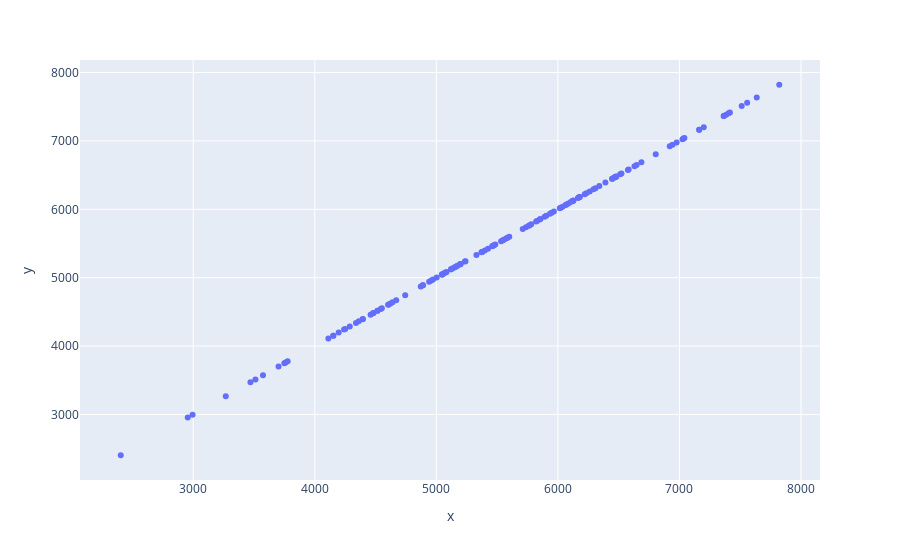

Source (notebook cell):
### Code cell
normal = px.scatter(x=df['happiness'], y=df['happiness'])
normal.show()

### Figure 1 — Plotly figure (JSON) as saved in the notebook; plotly's stock layout.template omitted (floating-point values rounded to 4 significant figures; data arrays with more than 128 entries replaced by an {"elided": "..."} marker saying what was removed)
{"data": [{"hovertemplate": "x=%{x}<br>y=%{y}<extra></extra>", "legendgroup": "", "marker": {"color": "#636efa", "symbol": "circle"}, "mode": "markers", "name": "", "orientation": "v", "showlegend": false, "type": "scatter", "x": {"elided": "145 int values"}, "xaxis": "x", "y": {"elided": "145 int values"}, "yaxis": "y"}], "layout": {"autosize": true, "legend": {"tracegroupgap": 0}, "margin": {"t": 60}, "xaxis": {"anchor": "y", "autorange": true, "domain": [0, 1], "range": [2073.0, 8152.0], "title": {"text": "x"}, "type": "linear"}, "yaxis": {"anchor": "x", "autorange": true, "domain": [0, 1], "range": [1985.0, 8240.0], "title": {"text": "y"}, "type": "linear"}}}
